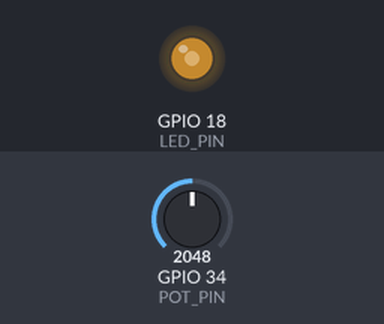
Recording of a sketch running on a simulated ESP32. Shown: output pins drawn as LEDs (lit = HIGH). Inputs (shaded band) come from the test bench; at power-on: GPIO 34 (POT_PIN) = 2048.

Above: at 1.2 s.
1.3 s: GPIO 34 (POT_PIN) set to 2866
At 1.8 s:
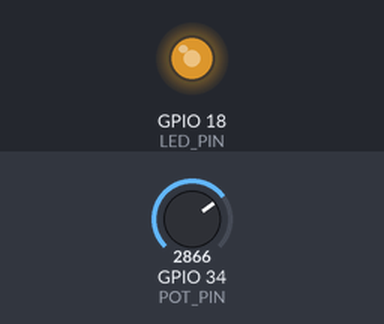
2.8 s: GPIO 34 (POT_PIN) set to 3603
At 4.0 s:
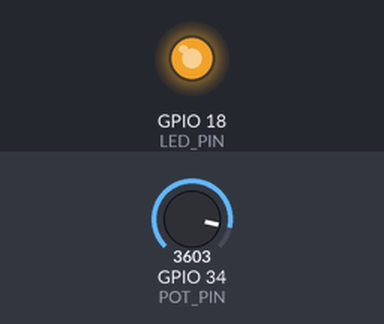
4.3 s: GPIO 34 (POT_PIN) set to 491
At 5.3 s:
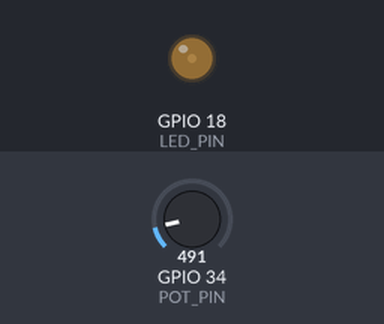
5.8 s: GPIO 34 (POT_PIN) set to 0
At 6.1 s:
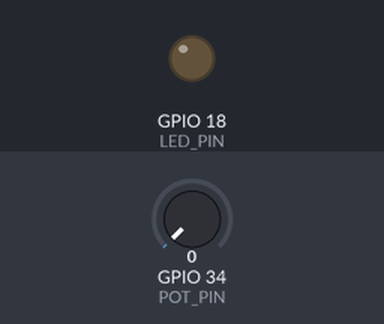
7.3 s: GPIO 34 (POT_PIN) set to 2047
At 8.5 s:
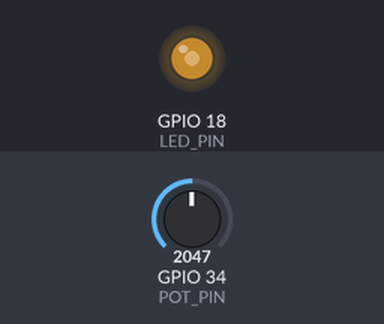
Timing chart, 0 to 9.8 s (numbered marks = the images above; inputs shaded):
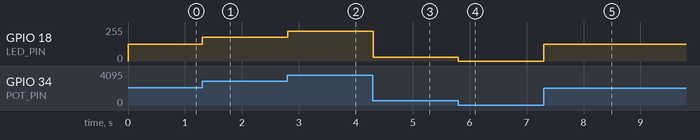

The sketch:

07-adc-to-pwm-conversion.ino
```cpp
const int LED_PIN = 18;
const int POT_PIN = 34;
const int FREQUENCY = 5000;
const int RESOLUTION = 8;

void setup() {

  ledcAttach(LED_PIN, FREQUENCY, RESOLUTION);

}

void loop() {

  int reading = analogRead(POT_PIN);

  int dutyCycle = map(reading, 0, 4095, 0, 255);

  ledcWrite(LED_PIN, dutyCycle);

  delay(10);

}
```

Measured:
- after the input at 1.3 s, GPIO 18 (LED_PIN): 127/255 → 177/255 at once
- after the input at 2.8 s, GPIO 18 (LED_PIN): 177/255 → 223/255 at once
- after the input at 4.3 s, GPIO 18 (LED_PIN): 223/255 → 30/255 at once
- after the input at 5.8 s, GPIO 18 (LED_PIN): 30/255 → 0/255 at once
- after the input at 7.3 s, GPIO 18 (LED_PIN): 0/255 → 127/255 at once
